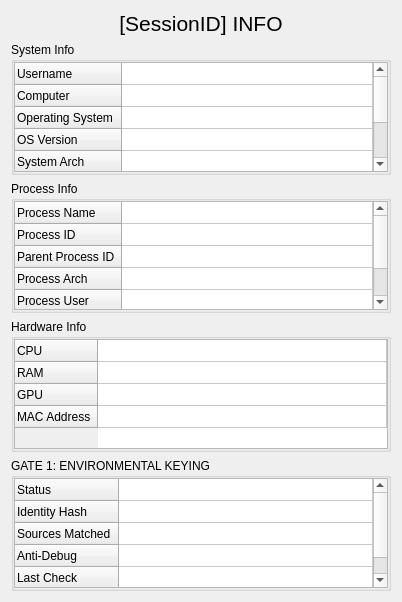
<?xml version="1.0" encoding="UTF-8"?>
<ui version="4.0">
 <class>Form</class>
 <widget class="QWidget" name="Form">
  <property name="geometry">
   <rect>
    <x>0</x>
    <y>0</y>
    <width>402</width>
    <height>602</height>
   </rect>
  </property>
  <property name="windowTitle">
   <string>Form</string>
  </property>
  <layout class="QGridLayout" name="gridLayout_4">
   <item row="2" column="0">
    <widget class="QGroupBox" name="ProcessInfoGroup">
     <property name="title">
      <string>Process Info</string>
     </property>
     <layout class="QGridLayout" name="gridLayout_3">
      <property name="leftMargin">
       <number>0</number>
      </property>
      <property name="topMargin">
       <number>0</number>
      </property>
      <property name="rightMargin">
       <number>0</number>
      </property>
      <property name="bottomMargin">
       <number>0</number>
      </property>
      <property name="spacing">
       <number>0</number>
      </property>
      <item row="0" column="0">
       <widget class="QTableWidget" name="ProcessInfoTable">
        <attribute name="horizontalHeaderVisible">
         <bool>false</bool>
        </attribute>
        <attribute name="horizontalHeaderMinimumSectionSize">
         <number>26</number>
        </attribute>
        <attribute name="horizontalHeaderStretchLastSection">
         <bool>true</bool>
        </attribute>
        <attribute name="verticalHeaderMinimumSectionSize">
         <number>19</number>
        </attribute>
        <attribute name="verticalHeaderDefaultSectionSize">
         <number>22</number>
        </attribute>
        <row>
         <property name="text">
          <string>Process Name</string>
         </property>
        </row>
        <row>
         <property name="text">
          <string>Process ID</string>
         </property>
        </row>
        <row>
         <property name="text">
          <string>Parent Process ID</string>
         </property>
        </row>
        <row>
         <property name="text">
          <string>Process Arch</string>
         </property>
        </row>
        <row>
         <property name="text">
          <string>Process User</string>
         </property>
        </row>
        <row>
         <property name="text">
          <string>Module Path</string>
         </property>
        </row>
        <column>
         <property name="text">
          <string>Value</string>
         </property>
        </column>
       </widget>
      </item>
     </layout>
    </widget>
   </item>
   <item row="3" column="0">
    <widget class="QGroupBox" name="HardwareInfoGroup">
     <property name="title">
      <string>Hardware Info</string>
     </property>
     <layout class="QGridLayout" name="gridLayout_2">
      <property name="leftMargin">
       <number>0</number>
      </property>
      <property name="topMargin">
       <number>0</number>
      </property>
      <property name="rightMargin">
       <number>0</number>
      </property>
      <property name="bottomMargin">
       <number>0</number>
      </property>
      <property name="spacing">
       <number>0</number>
      </property>
      <item row="1" column="0">
       <widget class="QTableWidget" name="HardwareInfoTable">
        <attribute name="horizontalHeaderVisible">
         <bool>false</bool>
        </attribute>
        <attribute name="horizontalHeaderMinimumSectionSize">
         <number>26</number>
        </attribute>
        <attribute name="horizontalHeaderStretchLastSection">
         <bool>true</bool>
        </attribute>
        <attribute name="verticalHeaderMinimumSectionSize">
         <number>19</number>
        </attribute>
        <attribute name="verticalHeaderDefaultSectionSize">
         <number>22</number>
        </attribute>
        <attribute name="verticalHeaderStretchLastSection">
         <bool>false</bool>
        </attribute>
        <row>
         <property name="text">
          <string>CPU</string>
         </property>
        </row>
        <row>
         <property name="text">
          <string>RAM</string>
         </property>
        </row>
        <row>
         <property name="text">
          <string>GPU</string>
         </property>
        </row>
        <row>
         <property name="text">
          <string>MAC Address</string>
         </property>
        </row>
        <column>
         <property name="text">
          <string>Title</string>
         </property>
        </column>
       </widget>
      </item>
     </layout>
    </widget>
   </item>
   <item row="1" column="0">
    <widget class="QGroupBox" name="SystemInfoGroup">
     <property name="title">
      <string>System Info</string>
     </property>
     <layout class="QGridLayout" name="gridLayout">
      <property name="leftMargin">
       <number>0</number>
      </property>
      <property name="topMargin">
       <number>0</number>
      </property>
      <property name="rightMargin">
       <number>0</number>
      </property>
      <property name="bottomMargin">
       <number>0</number>
      </property>
      <property name="spacing">
       <number>0</number>
      </property>
      <item row="0" column="0">
       <widget class="QTableWidget" name="SystemInfoTable">
        <attribute name="horizontalHeaderVisible">
         <bool>false</bool>
        </attribute>
        <attribute name="horizontalHeaderMinimumSectionSize">
         <number>26</number>
        </attribute>
        <attribute name="horizontalHeaderStretchLastSection">
         <bool>true</bool>
        </attribute>
        <attribute name="verticalHeaderMinimumSectionSize">
         <number>19</number>
        </attribute>
        <attribute name="verticalHeaderDefaultSectionSize">
         <number>22</number>
        </attribute>
        <row>
         <property name="text">
          <string>Username</string>
         </property>
        </row>
        <row>
         <property name="text">
          <string>Computer</string>
         </property>
        </row>
        <row>
         <property name="text">
          <string>Operating System</string>
         </property>
        </row>
        <row>
         <property name="text">
          <string>OS Version</string>
         </property>
        </row>
        <row>
         <property name="text">
          <string>System Arch</string>
         </property>
        </row>
        <row>
         <property name="text">
          <string>External IP</string>
         </property>
        </row>
        <row>
         <property name="text">
          <string>Internal IP</string>
         </property>
        </row>
        <column>
         <property name="text">
          <string>Title</string>
         </property>
        </column>
       </widget>
      </item>
     </layout>
    </widget>
   </item>
   <item row="0" column="0">
    <widget class="QLabel" name="label">
     <property name="text">
      <string>&lt;html&gt;&lt;head/&gt;&lt;body&gt;&lt;p align=&quot;center&quot;&gt;&lt;span style=&quot; font-size:16pt;&quot;&gt;[SessionID] INFO&lt;/span&gt;&lt;/p&gt;&lt;/body&gt;&lt;/html&gt;</string>
     </property>
    </widget>
   </item>
   <item row="4" column="0">
    <widget class="QGroupBox" name="Gate1Group">
     <property name="title">
      <string>GATE 1: ENVIRONMENTAL KEYING</string>
     </property>
     <layout class="QGridLayout" name="gridLayout_gate1">
      <property name="leftMargin"><number>0</number></property>
      <property name="topMargin"><number>0</number></property>
      <property name="rightMargin"><number>0</number></property>
      <property name="bottomMargin"><number>0</number></property>
      <property name="spacing"><number>0</number></property>
      <item row="0" column="0">
       <widget class="QTableWidget" name="Gate1InfoTable">
        <attribute name="horizontalHeaderVisible"><bool>false</bool></attribute>
        <attribute name="horizontalHeaderStretchLastSection"><bool>true</bool></attribute>
        <attribute name="verticalHeaderDefaultSectionSize"><number>22</number></attribute>
        <row><property name="text"><string>Status</string></property></row>
        <row><property name="text"><string>Identity Hash</string></property></row>
        <row><property name="text"><string>Sources Matched</string></property></row>
        <row><property name="text"><string>Anti-Debug</string></property></row>
        <row><property name="text"><string>Last Check</string></property></row>
        <column><property name="text"><string>Title</string></property></column>
       </widget>
      </item>
     </layout>
    </widget>
   </item>
  </layout>
 </widget>
 <resources/>
 <connections/>
</ui>
